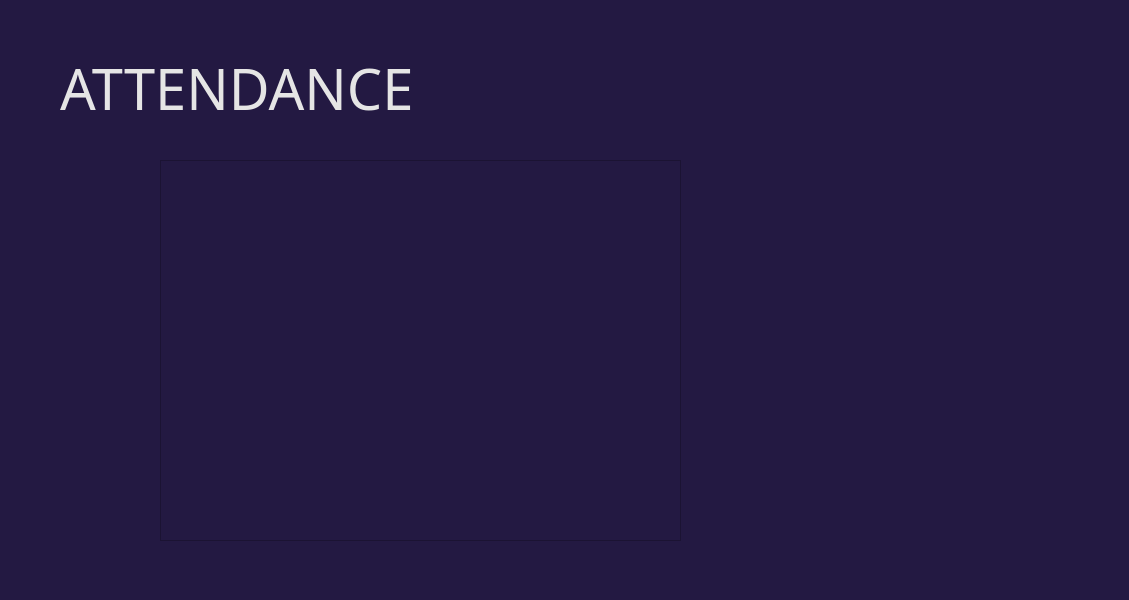
<?xml version="1.0" encoding="UTF-8"?>
<ui version="4.0">
 <class>Form</class>
 <widget class="QWidget" name="Form">
  <property name="geometry">
   <rect>
    <x>0</x>
    <y>0</y>
    <width>1129</width>
    <height>600</height>
   </rect>
  </property>
  <property name="windowTitle">
   <string>Form</string>
  </property>
  <property name="styleSheet">
   <string notr="true">background-color: rgb(35, 25, 66);</string>
  </property>
  <widget class="QLabel" name="label_2">
   <property name="geometry">
    <rect>
     <x>60</x>
     <y>50</y>
     <width>411</width>
     <height>77</height>
    </rect>
   </property>
   <property name="font">
    <font>
     <family>Montserrat ExtraBold</family>
     <pointsize>42</pointsize>
    </font>
   </property>
   <property name="styleSheet">
    <string notr="true">background:None;
color: rgb(229, 229, 229);
image:None;
</string>
   </property>
   <property name="text">
    <string>ATTENDANCE</string>
   </property>
   <property name="alignment">
    <set>Qt::AlignJustify|Qt::AlignVCenter</set>
   </property>
  </widget>
  <widget class="QScrollArea" name="scrollArea">
   <property name="geometry">
    <rect>
     <x>160</x>
     <y>160</y>
     <width>521</width>
     <height>381</height>
    </rect>
   </property>
   <property name="widgetResizable">
    <bool>true</bool>
   </property>
   <widget class="QWidget" name="scrollAreaWidgetContents_2">
    <property name="geometry">
     <rect>
      <x>0</x>
      <y>0</y>
      <width>519</width>
      <height>379</height>
     </rect>
    </property>
   </widget>
  </widget>
 </widget>
 <resources/>
 <connections/>
</ui>
